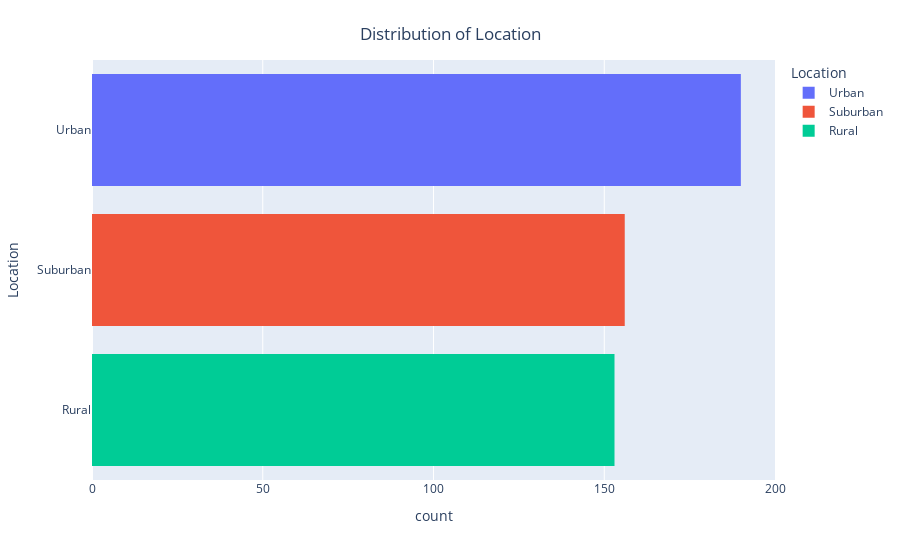
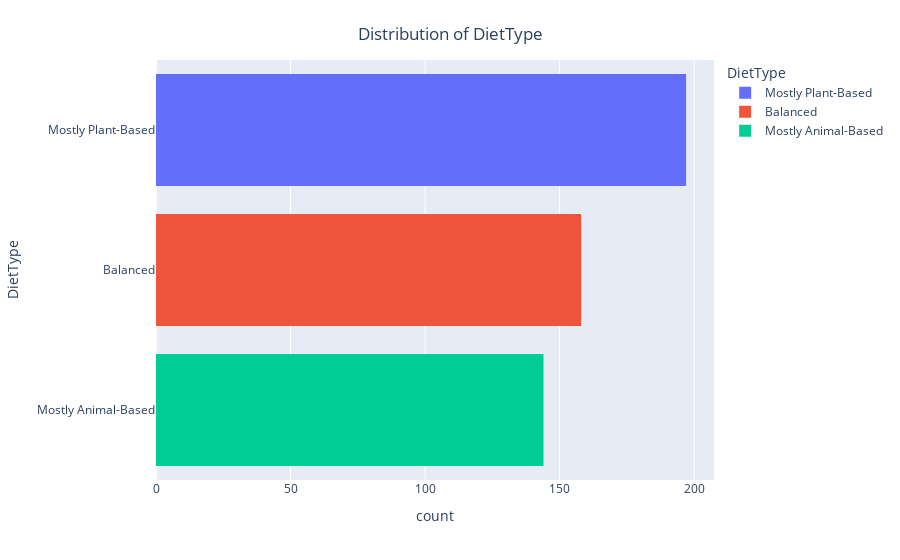
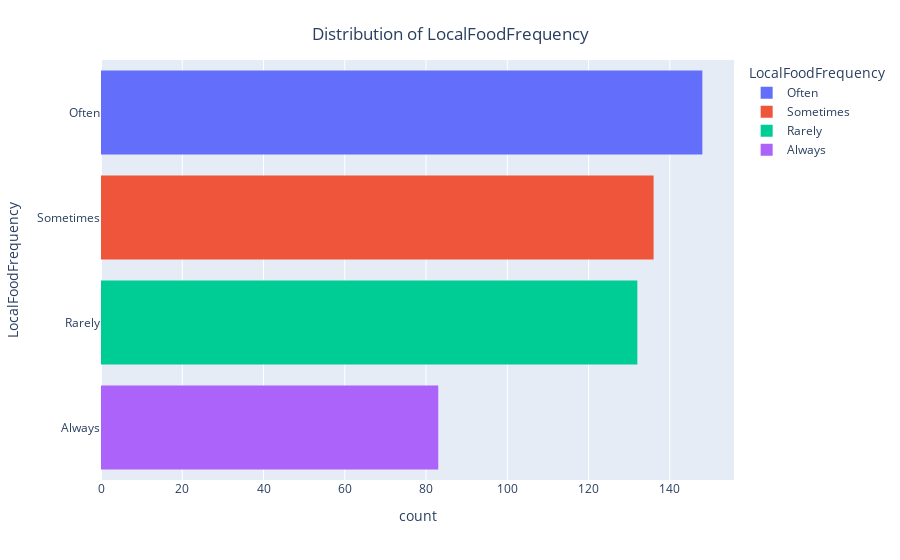
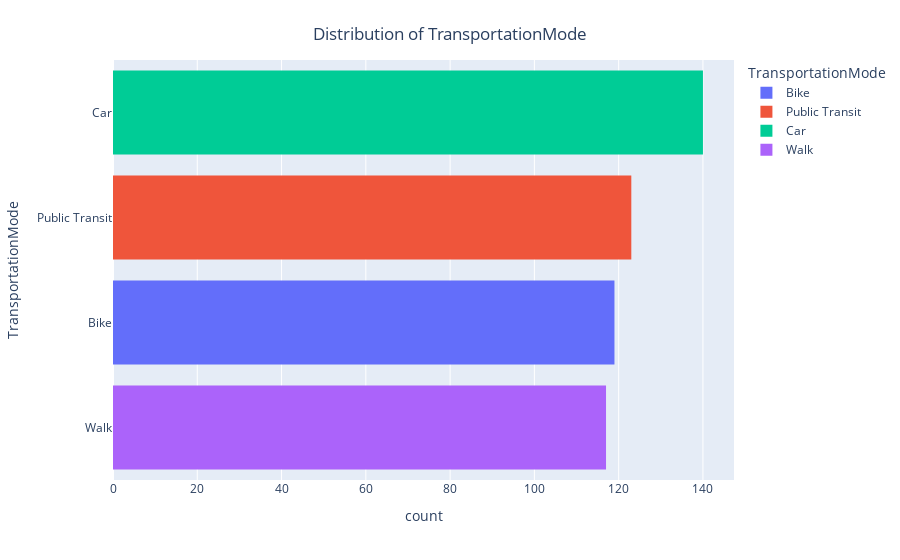

The notebook cell these images were saved under, in order:
### Code cell
for cat in cat_features:
    fig = px.histogram(data, y=cat, color = cat).update_yaxes(categoryorder = 'total ascending')
    fig.update_layout(title={'text': f'Distribution of {cat}','y':0.95, 'x':0.5, 'xanchor': 'center', 'yanchor':'top'})
    fig.show()

### Figure 1 — Plotly figure (JSON) as saved in the notebook; plotly's stock layout.template omitted (floating-point values rounded to 4 significant figures; data arrays with more than 128 entries replaced by an {"elided": "..."} marker saying what was removed)
{"data": [{"alignmentgroup": "True", "bingroup": "y", "hovertemplate": "Location=%{y}<br>count=%{x}<extra></extra>", "legendgroup": "Urban", "marker": {"color": "#636efa", "pattern": {"shape": ""}}, "name": "Urban", "offsetgroup": "Urban", "orientation": "h", "showlegend": true, "type": "histogram", "xaxis": "x", "y": {"elided": "190 str values"}, "yaxis": "y"}, {"alignmentgroup": "True", "bingroup": "y", "hovertemplate": "Location=%{y}<br>count=%{x}<extra></extra>", "legendgroup": "Suburban", "marker": {"color": "#EF553B", "pattern": {"shape": ""}}, "name": "Suburban", "offsetgroup": "Suburban", "orientation": "h", "showlegend": true, "type": "histogram", "xaxis": "x", "y": {"elided": "156 str values"}, "yaxis": "y"}, {"alignmentgroup": "True", "bingroup": "y", "hovertemplate": "Location=%{y}<br>count=%{x}<extra></extra>", "legendgroup": "Rural", "marker": {"color": "#00cc96", "pattern": {"shape": ""}}, "name": "Rural", "offsetgroup": "Rural", "orientation": "h", "showlegend": true, "type": "histogram", "xaxis": "x", "y": {"elided": "153 str values"}, "yaxis": "y"}], "layout": {"barmode": "relative", "legend": {"title": {"text": "Location"}, "tracegroupgap": 0}, "margin": {"t": 60}, "title": {"text": "Distribution of Location", "x": 0.5, "xanchor": "center", "y": 0.95, "yanchor": "top"}, "xaxis": {"anchor": "y", "domain": [0, 1], "title": {"text": "count"}}, "yaxis": {"anchor": "x", "categoryarray": ["Rural", "Suburban", "Urban"], "categoryorder": "total ascending", "domain": [0, 1], "title": {"text": "Location"}}}}

### Figure 2 — Plotly figure (JSON) as saved in the notebook; plotly's stock layout.template omitted (floating-point values rounded to 4 significant figures; data arrays with more than 128 entries replaced by an {"elided": "..."} marker saying what was removed)
{"data": [{"alignmentgroup": "True", "bingroup": "y", "hovertemplate": "DietType=%{y}<br>count=%{x}<extra></extra>", "legendgroup": "Mostly Plant-Based", "marker": {"color": "#636efa", "pattern": {"shape": ""}}, "name": "Mostly Plant-Based", "offsetgroup": "Mostly Plant-Based", "orientation": "h", "showlegend": true, "type": "histogram", "xaxis": "x", "y": {"elided": "197 str values"}, "yaxis": "y"}, {"alignmentgroup": "True", "bingroup": "y", "hovertemplate": "DietType=%{y}<br>count=%{x}<extra></extra>", "legendgroup": "Balanced", "marker": {"color": "#EF553B", "pattern": {"shape": ""}}, "name": "Balanced", "offsetgroup": "Balanced", "orientation": "h", "showlegend": true, "type": "histogram", "xaxis": "x", "y": {"elided": "158 str values"}, "yaxis": "y"}, {"alignmentgroup": "True", "bingroup": "y", "hovertemplate": "DietType=%{y}<br>count=%{x}<extra></extra>", "legendgroup": "Mostly Animal-Based", "marker": {"color": "#00cc96", "pattern": {"shape": ""}}, "name": "Mostly Animal-Based", "offsetgroup": "Mostly Animal-Based", "orientation": "h", "showlegend": true, "type": "histogram", "xaxis": "x", "y": {"elided": "144 str values"}, "yaxis": "y"}], "layout": {"barmode": "relative", "legend": {"title": {"text": "DietType"}, "tracegroupgap": 0}, "margin": {"t": 60}, "title": {"text": "Distribution of DietType", "x": 0.5, "xanchor": "center", "y": 0.95, "yanchor": "top"}, "xaxis": {"anchor": "y", "domain": [0, 1], "title": {"text": "count"}}, "yaxis": {"anchor": "x", "categoryarray": ["Mostly Animal-Based", "Balanced", "Mostly Plant-Based"], "categoryorder": "total ascending", "domain": [0, 1], "title": {"text": "DietType"}}}}

### Figure 3 — Plotly figure (JSON) as saved in the notebook; plotly's stock layout.template omitted (floating-point values rounded to 4 significant figures; data arrays with more than 128 entries replaced by an {"elided": "..."} marker saying what was removed)
{"data": [{"alignmentgroup": "True", "bingroup": "y", "hovertemplate": "LocalFoodFrequency=%{y}<br>count=%{x}<extra></extra>", "legendgroup": "Often", "marker": {"color": "#636efa", "pattern": {"shape": ""}}, "name": "Often", "offsetgroup": "Often", "orientation": "h", "showlegend": true, "type": "histogram", "xaxis": "x", "y": {"elided": "148 str values"}, "yaxis": "y"}, {"alignmentgroup": "True", "bingroup": "y", "hovertemplate": "LocalFoodFrequency=%{y}<br>count=%{x}<extra></extra>", "legendgroup": "Sometimes", "marker": {"color": "#EF553B", "pattern": {"shape": ""}}, "name": "Sometimes", "offsetgroup": "Sometimes", "orientation": "h", "showlegend": true, "type": "histogram", "xaxis": "x", "y": {"elided": "136 str values"}, "yaxis": "y"}, {"alignmentgroup": "True", "bingroup": "y", "hovertemplate": "LocalFoodFrequency=%{y}<br>count=%{x}<extra></extra>", "legendgroup": "Rarely", "marker": {"color": "#00cc96", "pattern": {"shape": ""}}, "name": "Rarely", "offsetgroup": "Rarely", "orientation": "h", "showlegend": true, "type": "histogram", "xaxis": "x", "y": {"elided": "132 str values"}, "yaxis": "y"}, {"alignmentgroup": "True", "bingroup": "y", "hovertemplate": "LocalFoodFrequency=%{y}<br>count=%{x}<extra></extra>", "legendgroup": "Always", "marker": {"color": "#ab63fa", "pattern": {"shape": ""}}, "name": "Always", "offsetgroup": "Always", "orientation": "h", "showlegend": true, "type": "histogram", "xaxis": "x", "y": ["Always", "Always", "Always", "Always", "Always", "Always", "Always", "Always", "Always", "Always", "Always", "Always", "Always", "Always", "Always", "Always", "Always", "Always", "Always", "Always", "Always", "Always", "Always", "Always", "Always", "Always", "Always", "Always", "Always", "Always", "Always", "Always", "Always", "Always", "Always", "Always", "Always", "Always", "Always", "Always", "Always", "Always", "Always", "Always", "Always", "Always", "Always", "Always", "Always", "Always", "Always", "Always", "Always", "Always", "Always", "Always", "Always", "Always", "Always", "Always", "Always", "Always", "Always", "Always", "Always", "Always", "Always", "Always", "Always", "Always", "Always", "Always", "Always", "Always", "Always", "Always", "Always", "Always", "Always", "Always", "Always", "Always", "Always"], "yaxis": "y"}], "layout": {"barmode": "relative", "legend": {"title": {"text": "LocalFoodFrequency"}, "tracegroupgap": 0}, "margin": {"t": 60}, "title": {"text": "Distribution of LocalFoodFrequency", "x": 0.5, "xanchor": "center", "y": 0.95, "yanchor": "top"}, "xaxis": {"anchor": "y", "domain": [0, 1], "title": {"text": "count"}}, "yaxis": {"anchor": "x", "categoryarray": ["Always", "Rarely", "Sometimes", "Often"], "categoryorder": "total ascending", "domain": [0, 1], "title": {"text": "LocalFoodFrequency"}}}}

### Figure 4 — Plotly figure (JSON) as saved in the notebook; plotly's stock layout.template omitted (floating-point values rounded to 4 significant figures; data arrays with more than 128 entries replaced by an {"elided": "..."} marker saying what was removed)
{"data": [{"alignmentgroup": "True", "bingroup": "y", "hovertemplate": "TransportationMode=%{y}<br>count=%{x}<extra></extra>", "legendgroup": "Bike", "marker": {"color": "#636efa", "pattern": {"shape": ""}}, "name": "Bike", "offsetgroup": "Bike", "orientation": "h", "showlegend": true, "type": "histogram", "xaxis": "x", "y": ["Bike", "Bike", "Bike", "Bike", "Bike", "Bike", "Bike", "Bike", "Bike", "Bike", "Bike", "Bike", "Bike", "Bike", "Bike", "Bike", "Bike", "Bike", "Bike", "Bike", "Bike", "Bike", "Bike", "Bike", "Bike", "Bike", "Bike", "Bike", "Bike", "Bike", "Bike", "Bike", "Bike", "Bike", "Bike", "Bike", "Bike", "Bike", "Bike", "Bike", "Bike", "Bike", "Bike", "Bike", "Bike", "Bike", "Bike", "Bike", "Bike", "Bike", "Bike", "Bike", "Bike", "Bike", "Bike", "Bike", "Bike", "Bike", "Bike", "Bike", "Bike", "Bike", "Bike", "Bike", "Bike", "Bike", "Bike", "Bike", "Bike", "Bike", "Bike", "Bike", "Bike", "Bike", "Bike", "Bike", "Bike", "Bike", "Bike", "Bike", "Bike", "Bike", "Bike", "Bike", "Bike", "Bike", "Bike", "Bike", "Bike", "Bike", "Bike", "Bike", "Bike", "Bike", "Bike", "Bike", "Bike", "Bike", "Bike", "Bike", "Bike", "Bike", "Bike", "Bike", "Bike", "Bike", "Bike", "Bike", "Bike", "Bike", "Bike", "Bike", "Bike", "Bike", "Bike", "Bike", "Bike", "Bike", "Bike"], "yaxis": "y"}, {"alignmentgroup": "True", "bingroup": "y", "hovertemplate": "TransportationMode=%{y}<br>count=%{x}<extra></extra>", "legendgroup": "Public Transit", "marker": {"color": "#EF553B", "pattern": {"shape": ""}}, "name": "Public Transit", "offsetgroup": "Public Transit", "orientation": "h", "showlegend": true, "type": "histogram", "xaxis": "x", "y": ["Public Transit", "Public Transit", "Public Transit", "Public Transit", "Public Transit", "Public Transit", "Public Transit", "Public Transit", "Public Transit", "Public Transit", "Public Transit", "Public Transit", "Public Transit", "Public Transit", "Public Transit", "Public Transit", "Public Transit", "Public Transit", "Public Transit", "Public Transit", "Public Transit", "Public Transit", "Public Transit", "Public Transit", "Public Transit", "Public Transit", "Public Transit", "Public Transit", "Public Transit", "Public Transit", "Public Transit", "Public Transit", "Public Transit", "Public Transit", "Public Transit", "Public Transit", "Public Transit", "Public Transit", "Public Transit", "Public Transit", "Public Transit", "Public Transit", "Public Transit", "Public Transit", "Public Transit", "Public Transit", "Public Transit", "Public Transit", "Public Transit", "Public Transit", "Public Transit", "Public Transit", "Public Transit", "Public Transit", "Public Transit", "Public Transit", "Public Transit", "Public Transit", "Public Transit", "Public Transit", "Public Transit", "Public Transit", "Public Transit", "Public Transit", "Public Transit", "Public Transit", "Public Transit", "Public Transit", "Public Transit", "Public Transit", "Public Transit", "Public Transit", "Public Transit", "Public Transit", "Public Transit", "Public Transit", "Public Transit", "Public Transit", "Public Transit", "Public Transit", "Public Transit", "Public Transit", "Public Transit", "Public Transit", "Public Transit", "Public Transit", "Public Transit", "Public Transit", "Public Transit", "Public Transit", "Public Transit", "Public Transit", "Public Transit", "Public Transit", "Public Transit", "Public Transit", "Public Transit", "Public Transit", "Public Transit", "Public Transit", "Public Transit", "Public Transit", "Public Transit", "Public Transit", "Public Transit", "Public Transit", "Public Transit", "Public Transit", "Public Transit", "Public Transit", "Public Transit", "Public Transit", "Public Transit", "Public Transit", "Public Transit", "Public Transit", "Public Transit", "Public Transit", "Public Transit", "Public Transit", "Public Transit", "Public Transit", "Public Transit"], "yaxis": "y"}, {"alignmentgroup": "True", "bingroup": "y", "hovertemplate": "TransportationMode=%{y}<br>count=%{x}<extra></extra>", "legendgroup": "Car", "marker": {"color": "#00cc96", "pattern": {"shape": ""}}, "name": "Car", "offsetgroup": "Car", "orientation": "h", "showlegend": true, "type": "histogram", "xaxis": "x", "y": {"elided": "140 str values"}, "yaxis": "y"}, {"alignmentgroup": "True", "bingroup": "y", "hovertemplate": "TransportationMode=%{y}<br>count=%{x}<extra></extra>", "legendgroup": "Walk", "marker": {"color": "#ab63fa", "pattern": {"shape": ""}}, "name": "Walk", "offsetgroup": "Walk", "orientation": "h", "showlegend": true, "type": "histogram", "xaxis": "x", "y": ["Walk", "Walk", "Walk", "Walk", "Walk", "Walk", "Walk", "Walk", "Walk", "Walk", "Walk", "Walk", "Walk", "Walk", "Walk", "Walk", "Walk", "Walk", "Walk", "Walk", "Walk", "Walk", "Walk", "Walk", "Walk", "Walk", "Walk", "Walk", "Walk", "Walk", "Walk", "Walk", "Walk", "Walk", "Walk", "Walk", "Walk", "Walk", "Walk", "Walk", "Walk", "Walk", "Walk", "Walk", "Walk", "Walk", "Walk", "Walk", "Walk", "Walk", "Walk", "Walk", "Walk", "Walk", "Walk", "Walk", "Walk", "Walk", "Walk", "Walk", "Walk", "Walk", "Walk", "Walk", "Walk", "Walk", "Walk", "Walk", "Walk", "Walk", "Walk", "Walk", "Walk", "Walk", "Walk", "Walk", "Walk", "Walk", "Walk", "Walk", "Walk", "Walk", "Walk", "Walk", "Walk", "Walk", "Walk", "Walk", "Walk", "Walk", "Walk", "Walk", "Walk", "Walk", "Walk", "Walk", "Walk", "Walk", "Walk", "Walk", "Walk", "Walk", "Walk", "Walk", "Walk", "Walk", "Walk", "Walk", "Walk", "Walk", "Walk", "Walk", "Walk", "Walk", "Walk", "Walk", "Walk"], "yaxis": "y"}], "layout": {"barmode": "relative", "legend": {"title": {"text": "TransportationMode"}, "tracegroupgap": 0}, "margin": {"t": 60}, "title": {"text": "Distribution of TransportationMode", "x": 0.5, "xanchor": "center", "y": 0.95, "yanchor": "top"}, "xaxis": {"anchor": "y", "domain": [0, 1], "title": {"text": "count"}}, "yaxis": {"anchor": "x", "categoryarray": ["Walk", "Car", "Public Transit", "Bike"], "categoryorder": "total ascending", "domain": [0, 1], "title": {"text": "TransportationMode"}}}}
